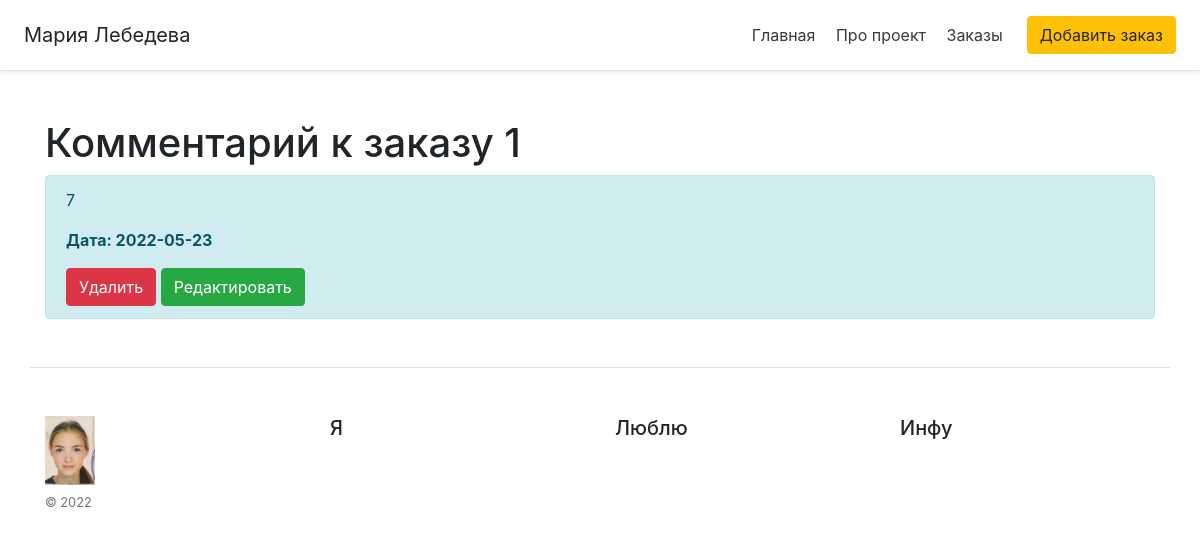
/posts/1, run on the app's committed database.
### app.py (models this page shows, shortened)
class Order(db.Model):
    id = db.Column(db.Integer, primary_key=True)
    title = db.Column(db.String(100), nullable=False)
    intro = db.Column(db.String(300), nullable=False)
    text = db.Column(db.Text, nullable=False)
    date = db.Column(db.DateTime, default=datetime.utcnow)

### app.py (the view)
@app.route('/posts/<int:id>')
def post_detail(id):
    order = Order.query.get(id)
    return render_template("post_detail.html", order=order)

### templates/post_detail.html (shortened to what this page needs)
{% extends 'base.html' %}
{% block body %}
<div class="container mt-5">
    <h1>Комментарий к заказу {{ order.id }}</h1>
    <div class="alert alert-info">
        <p>{{ order.text }}</p>
        <p><b>Дата: {{ order.date.date() }}</b></p>
        <form action="{{ url_for('post_delete', id=order.id) }}" method="POST" style="display: inline;">
        <input type="submit" value="Удалить" class="btn btn-danger" />
        </form>
        <a href="{{ url_for('post_update', id=order.id) }}" class="btn btn-success">Редактировать</a>
    </div>
</div>
{% endblock %}

### data on the page
Order: id "1", text "7", date "2022-05-23"
